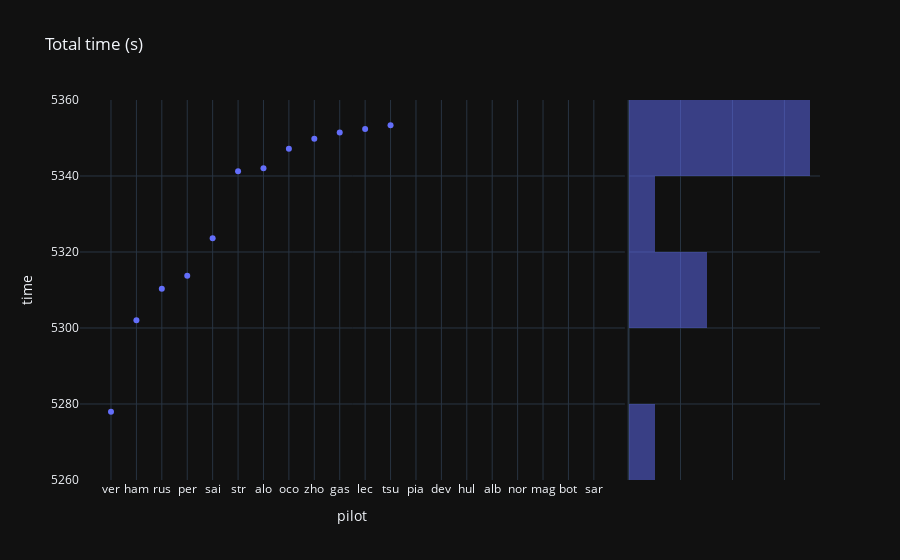

Here is the notebook cell this chart was saved with:
### Code cell
px.scatter(last_gp, x="pilot", y="time", title="Total time (s)", marginal_y="histogram", template="plotly_dark")
# no data displayed if the pilot didn't finish or had one lap of delay

### Figure 1 — Plotly figure (JSON) as saved in the notebook; plotly's stock layout.template omitted (floating-point values rounded to 4 significant figures)
{"data": [{"hovertemplate": "pilot=%{x}<br>time=%{y}<extra></extra>", "legendgroup": "", "marker": {"color": "#636efa", "symbol": "circle"}, "mode": "markers", "name": "", "orientation": "v", "showlegend": false, "type": "scatter", "x": ["ver", "ham", "rus", "per", "sai", "str", "alo", "oco", "zho", "gas", "lec", "tsu", "pia", "dev", "hul", "alb", "nor", "mag", "bot", "sar"], "xaxis": "x", "y": [5278.0, 5302.0, 5310.0, 5314.0, 5324.0, 5341.0, 5342.0, 5347.0, 5350.0, 5351.0, 5352.0, 5353.0, null, null, null, null, null, null, null, null], "yaxis": "y"}, {"alignmentgroup": "True", "bingroup": "y", "hovertemplate": "time=%{y}<br>count=%{x}<extra></extra>", "legendgroup": "", "marker": {"color": "#636efa"}, "name": "", "offsetgroup": "", "opacity": 0.5, "showlegend": false, "type": "histogram", "xaxis": "x2", "y": [5278.0, 5302.0, 5310.0, 5314.0, 5324.0, 5341.0, 5342.0, 5347.0, 5350.0, 5351.0, 5352.0, 5353.0, null, null, null, null, null, null, null, null], "yaxis": "y2"}], "layout": {"barmode": "overlay", "legend": {"tracegroupgap": 0}, "title": {"text": "Total time (s)"}, "xaxis": {"anchor": "y", "domain": [0, 0.7363], "title": {"text": "pilot"}}, "xaxis2": {"anchor": "y2", "domain": [0.7413, 1], "matches": "x2", "showgrid": true, "showline": false, "showticklabels": false, "ticks": ""}, "yaxis": {"anchor": "x", "domain": [0, 1], "title": {"text": "time"}}, "yaxis2": {"anchor": "x2", "domain": [0, 1], "matches": "y", "showgrid": true, "showticklabels": false}}}
